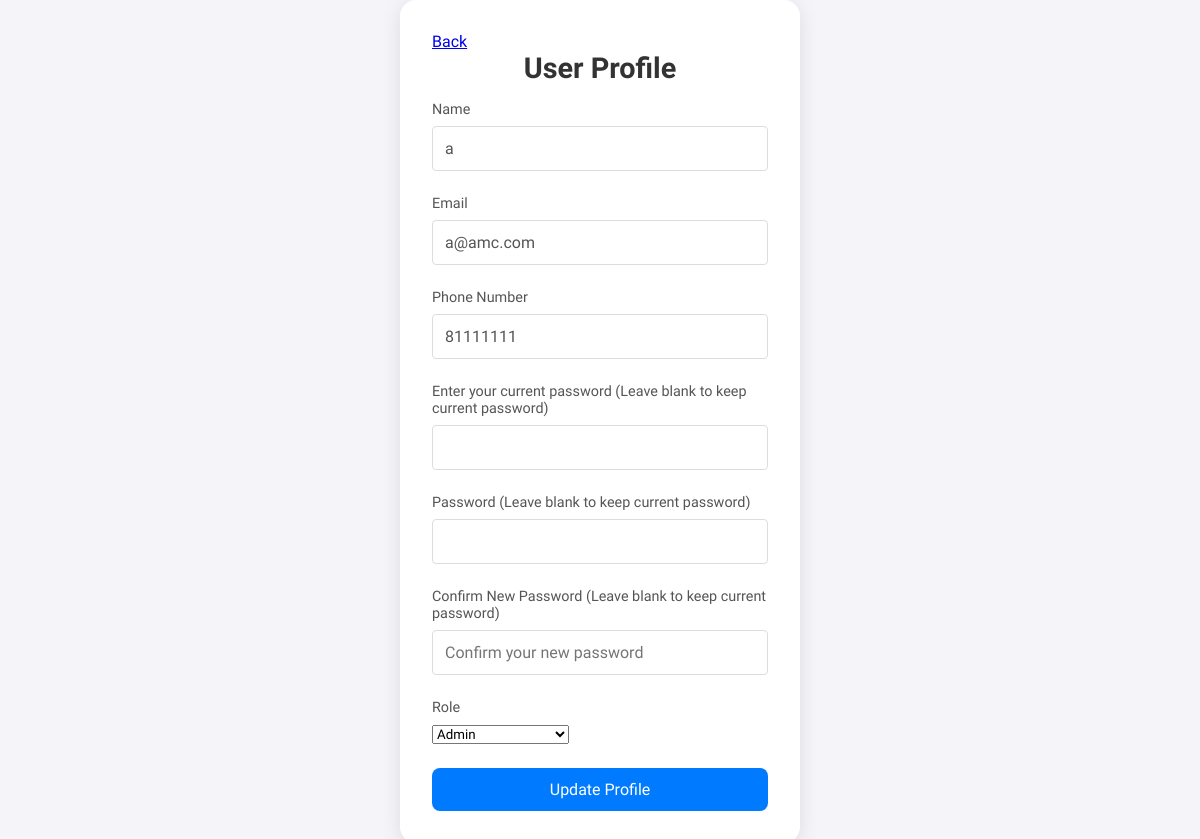
Before: /AMC_Site/public/1_researcher/profile_form.php?id=1 with the older database file.
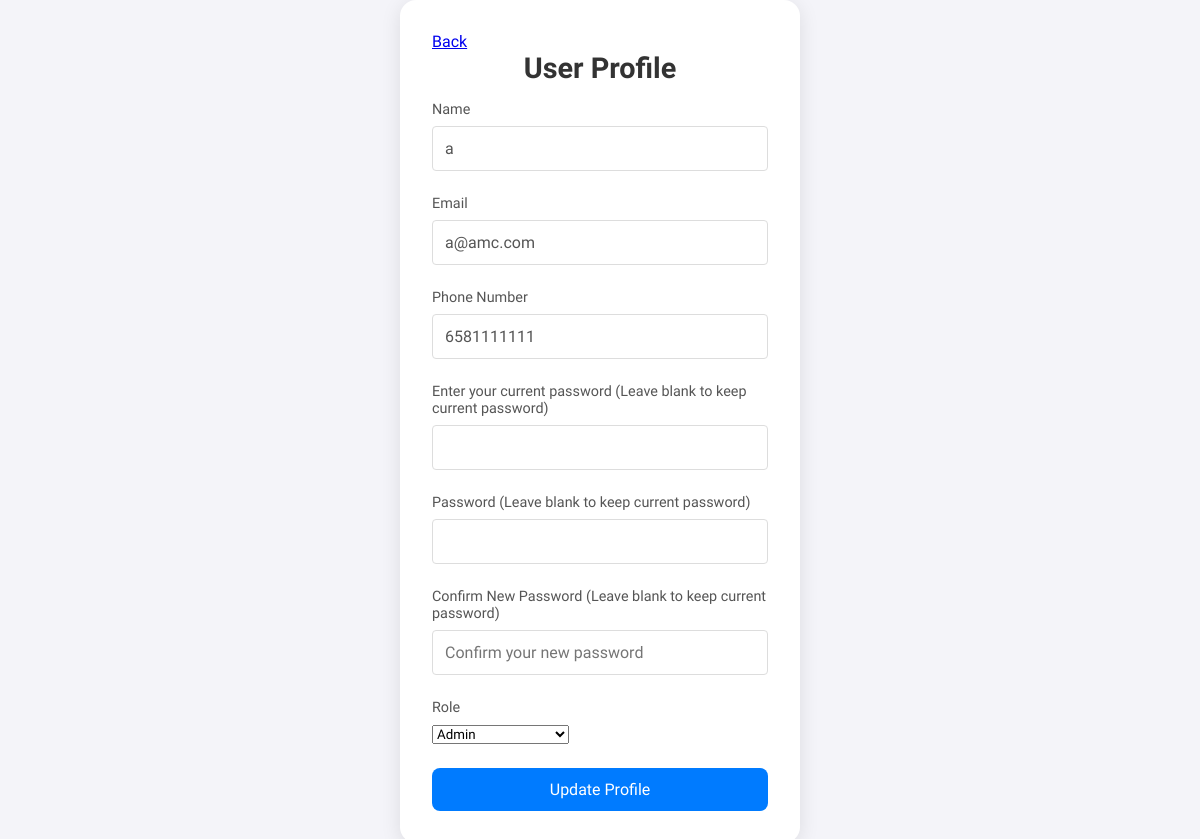
After: the same page with the newer database file.
### tables this page shows
CREATE TABLE user (
    user_id INT AUTO_INCREMENT PRIMARY KEY,
    name VARCHAR(255) NOT NULL,
    email VARCHAR(255) NOT NULL UNIQUE,       
    phone_number VARCHAR(15) NOT NULL,
    password VARCHAR(255) NOT NULL,
    role ENUM('Admin', 'Researcher', 'Research Assistant') NOT NULL DEFAULT 'Research Assistant',
    password_set BOOLEAN DEFAULT FALSE
);

### AMC_Site/public/1_researcher/profile_form.php (the view, shortened to what this page needs)
<?php
require 'C:\xampp\htdocs\SWAP_Assignment\AMC_Site\config\database_connection.php';
$user_id = intval($_GET['id']);
try {
    $stmt = $pdo->prepare("
        SELECT * FROM user WHERE user_id = :id
    ");
    $stmt->execute(['id' => $user_id]);
    $user = $stmt->fetch(PDO::FETCH_ASSOC);
} catch (PDOException $e) {
    die("Error fetching user details: " . $e->getMessage());
}
?>
<!DOCTYPE html>
<html lang="en">
    <head>
        <link rel="stylesheet" href="\SWAP_Assignment\AMC_Site\assets\styles\profile.css">
    </head>
    <body>
        <div class="profile-container">
            <div class = "back-button">
                <a href="create_account_form.php">Back</a>
            </div>
            <h1>User Profile</h1>
            <form class="update-form" action="profile_form.php?id=<?= htmlspecialchars($user['user_id']) ?>" method="POST">
                <div class="form-group">
                    <label for="name">Name</label>
                    <input type="text" id="name" name="name" value="<?= htmlspecialchars($user['name']) ?>" required>
                </div>
                <div class="form-group">
                    <label for="email">Email</label>
                    <input type="email" id="email" name="email" value="<?= htmlspecialchars($user['email']) ?>" required>
                </div>
                <div class="form-group">
                    <label for="phone">Phone Number</label>
                    <input type="text" id="phone" name="phone" value="<?= htmlspecialchars($user['phone_number']) ?>" required>
                </div>
                <div class="form-group">
                    <label for="current_password">Enter your current password (Leave blank to keep current password)</label>
                    <input type="password" id="current_password" name="current_password">
                </div>
                <div class="form-group">
                    <label for="new_password">Password (Leave blank to keep current password)</label>
                    <input type="password" id="new_password" name="new_password">
                </div>
                <div class="form-group">
                    <label for="confirm_new_password">Confirm New Password (Leave blank to keep current password)</label>
                    <input type="password" id="confirm_new_password" name="confirm_new_password" placeholder="Confirm your new password">
                </div>
                <div class="form-group">
                    <label for="role">Role</label>
                    <select id="role" name="role" required>
                        <option value="Admin" <?= $user['role'] == 'Admin' ? 'selected' : '' ?>>Admin</option>
                    </select>
                </div>
                <button type="submit" class="update-btn">Update Profile</button>
            </form>
        </div>
    </body>
</html>

### AMC_Site/assets/styles/profile.css (style rules this page uses)
* { margin: 0; padding: 0; box-sizing: border-box; font-family: 'Product Sans', sans-serif; }
body { background-color: #f4f4f9; display: flex; justify-content: center; align-items: center; min-height: 100vh; color: #333; }
.profile-container { background-color: #fff; border-radius: 16px; box-shadow: 0px 4px 20px rgba(0, 0, 0, 0.1); padding: 2rem; width: 100%; max-width: 400px; }
.update-form { display: flex; flex-direction: column; border-radius: 8px; }
h1 { font-size: 1.8rem; margin-bottom: 1rem; text-align: center; color: #333; }
.form-group { margin-bottom: 1.5rem; }
label { font-size: 0.9rem; color: #555; margin-bottom: 0.5rem; display: block; }
input[type="text"], input[type="email"], input[type="password"] { width: 100%; padding: 0.75rem; border: 1px solid #ddd; border-radius: 4px; font-size: 1rem; color: #555; }
.update-btn { background-color: #007bff; color: white; border: none; padding: 0.75rem; border-radius: 8px; font-size: 1rem; cursor: pointer; transition: background-color 0.3s ease; }

Changed rows visible on the page:
changed user "a@amc.com": phone "81111111" → "6581111111"
